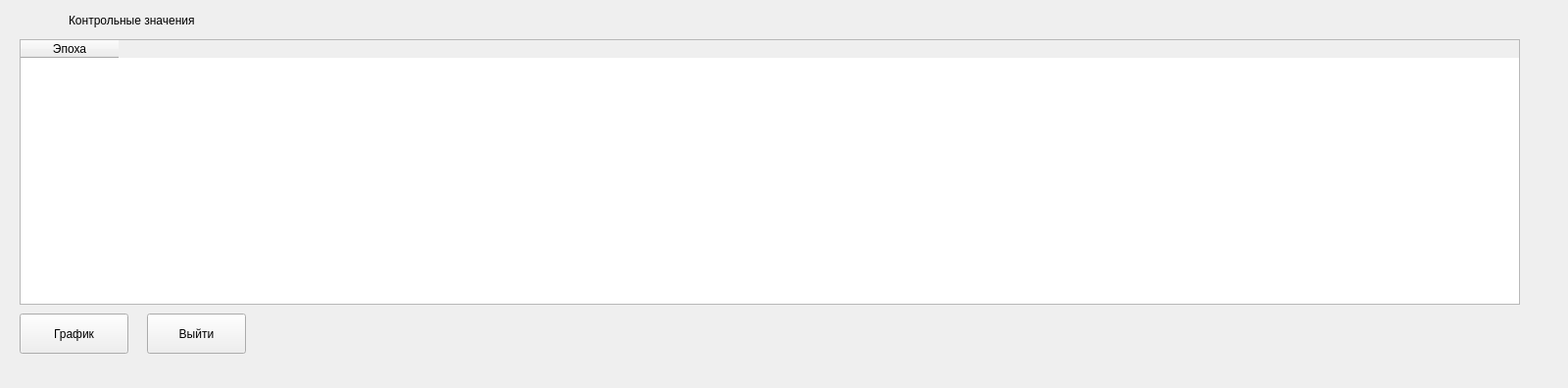
<?xml version="1.0" encoding="UTF-8"?>
<ui version="4.0">
 <class>TrainResultsDialog</class>
 <widget class="QWidget" name="TrainResultsDialog">
  <property name="geometry">
   <rect>
    <x>0</x>
    <y>0</y>
    <width>1600</width>
    <height>396</height>
   </rect>
  </property>
  <property name="windowTitle">
   <string>Form</string>
  </property>
  <widget class="QTableWidget" name="table">
   <property name="geometry">
    <rect>
     <x>20</x>
     <y>40</y>
     <width>1531</width>
     <height>271</height>
    </rect>
   </property>
   <column>
    <property name="text">
     <string>Эпоха</string>
    </property>
   </column>
  </widget>
  <widget class="QLabel" name="table_label">
   <property name="geometry">
    <rect>
     <x>70</x>
     <y>10</y>
     <width>171</width>
     <height>21</height>
    </rect>
   </property>
   <property name="text">
    <string>Контрольные значения</string>
   </property>
  </widget>
  <widget class="QPushButton" name="graph_button">
   <property name="geometry">
    <rect>
     <x>20</x>
     <y>320</y>
     <width>111</width>
     <height>41</height>
    </rect>
   </property>
   <property name="text">
    <string>График</string>
   </property>
  </widget>
  <widget class="QPushButton" name="quit_button">
   <property name="geometry">
    <rect>
     <x>150</x>
     <y>320</y>
     <width>101</width>
     <height>41</height>
    </rect>
   </property>
   <property name="text">
    <string>Выйти</string>
   </property>
  </widget>
 </widget>
 <resources/>
 <connections/>
</ui>
